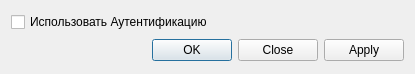
<?xml version="1.0" encoding="UTF-8"?>
<ui version="4.0">
 <class>OptionsDialog</class>
 <widget class="QDialog" name="OptionsDialog">
  <property name="geometry">
   <rect>
    <x>0</x>
    <y>0</y>
    <width>415</width>
    <height>74</height>
   </rect>
  </property>
  <property name="windowTitle">
   <string>Параметры</string>
  </property>
  <layout class="QGridLayout" name="gridLayout">
   <item row="0" column="0">
    <widget class="QCheckBox" name="checkBox">
     <property name="text">
      <string>Использовать Аутентификацию</string>
     </property>
    </widget>
   </item>
   <item row="1" column="0">
    <widget class="QDialogButtonBox" name="buttonBox">
     <property name="standardButtons">
      <set>QDialogButtonBox::Apply|QDialogButtonBox::Close|QDialogButtonBox::Ok</set>
     </property>
     <property name="centerButtons">
      <bool>false</bool>
     </property>
    </widget>
   </item>
  </layout>
 </widget>
 <resources/>
 <connections/>
</ui>
